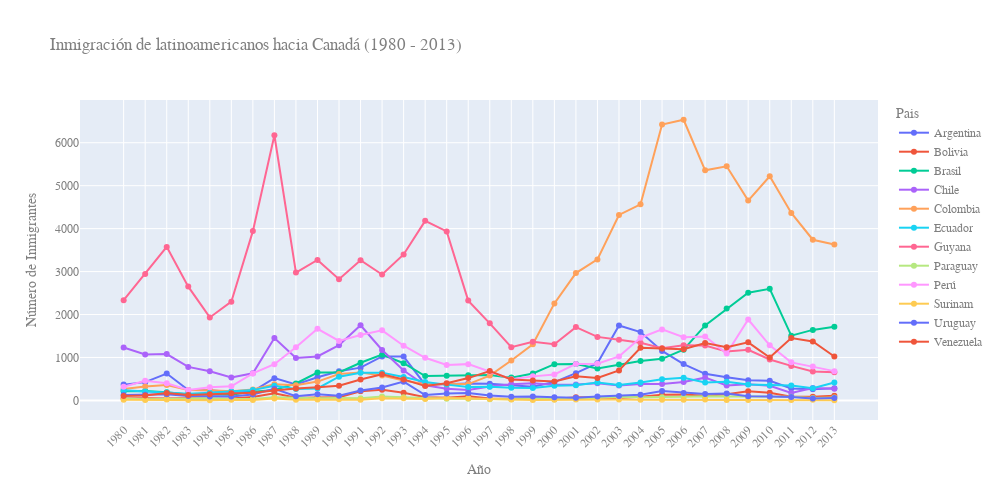

Notebook code cell kept with this figure:
### Markdown cell above
# Exportando en HTML

### Code cell
fig = px.line(
    sudamerica,
    x=sudamerica.index,
    y=sudamerica.columns,
    title="Inmigración de latinoamericanos hacia Canadá (1980 - 2013)",
    color="Pais",
    markers=True,
)

fig.update_layout(
    width=1000,
    height=500,
    xaxis={"tickangle": -45},
    xaxis_title="Año",
    yaxis_title="Número de Inmigrantes",
    font_family="Arial",
    font_size=12,
    font_color="gray",
)

fig.write_html('exported_data/inmigracion_latam_can.html')

fig.show()

### Figure 1 — Plotly figure (JSON) as saved in the notebook; plotly's stock layout.template omitted (floating-point values rounded to 4 significant figures)
{"data": [{"hovertemplate": "Pais=Argentina<br>index=%{x}<br>value=%{y}<extra></extra>", "legendgroup": "Argentina", "line": {"color": "#636efa", "dash": "solid"}, "marker": {"symbol": "circle"}, "mode": "lines+markers", "name": "Argentina", "orientation": "v", "showlegend": true, "type": "scatter", "x": ["1980", "1981", "1982", "1983", "1984", "1985", "1986", "1987", "1988", "1989", "1990", "1991", "1992", "1993", "1994", "1995", "1996", "1997", "1998", "1999", "2000", "2001", "2002", "2003", "2004", "2005", "2006", "2007", "2008", "2009", "2010", "2011", "2012", "2013"], "xaxis": "x", "y": [368, 426, 626, 241, 237, 196, 213, 519, 374, 538, 678, 763, 1023, 1022, 366, 380, 396, 391, 349, 318, 427, 635, 865, 1745, 1591, 1153, 847, 620, 540, 467, 459, 278, 263, 282], "yaxis": "y"}, {"hovertemplate": "Pais=Bolivia<br>index=%{x}<br>value=%{y}<extra></extra>", "legendgroup": "Bolivia", "line": {"color": "#EF553B", "dash": "solid"}, "marker": {"symbol": "circle"}, "mode": "lines+markers", "name": "Bolivia", "orientation": "v", "showlegend": true, "type": "scatter", "x": ["1980", "1981", "1982", "1983", "1984", "1985", "1986", "1987", "1988", "1989", "1990", "1991", "1992", "1993", "1994", "1995", "1996", "1997", "1998", "1999", "2000", "2001", "2002", "2003", "2004", "2005", "2006", "2007", "2008", "2009", "2010", "2011", "2012", "2013"], "xaxis": "x", "y": [44, 52, 42, 49, 38, 44, 79, 165, 63, 68, 71, 214, 247, 180, 75, 61, 96, 43, 33, 42, 33, 72, 57, 59, 85, 134, 139, 107, 143, 214, 180, 86, 83, 107], "yaxis": "y"}, {"hovertemplate": "Pais=Brasil<br>index=%{x}<br>value=%{y}<extra></extra>", "legendgroup": "Brasil", "line": {"color": "#00cc96", "dash": "solid"}, "marker": {"symbol": "circle"}, "mode": "lines+markers", "name": "Brasil", "orientation": "v", "showlegend": true, "type": "scatter", "x": ["1980", "1981", "1982", "1983", "1984", "1985", "1986", "1987", "1988", "1989", "1990", "1991", "1992", "1993", "1994", "1995", "1996", "1997", "1998", "1999", "2000", "2001", "2002", "2003", "2004", "2005", "2006", "2007", "2008", "2009", "2010", "2011", "2012", "2013"], "xaxis": "x", "y": [211, 220, 192, 139, 145, 130, 205, 244, 394, 650, 650, 877, 1066, 866, 566, 572, 586, 591, 531, 626, 845, 847, 745, 839, 917, 969, 1181, 1746, 2138, 2509, 2598, 1508, 1642, 1714], "yaxis": "y"}, {"hovertemplate": "Pais=Chile<br>index=%{x}<br>value=%{y}<extra></extra>", "legendgroup": "Chile", "line": {"color": "#ab63fa", "dash": "solid"}, "marker": {"symbol": "circle"}, "mode": "lines+markers", "name": "Chile", "orientation": "v", "showlegend": true, "type": "scatter", "x": ["1980", "1981", "1982", "1983", "1984", "1985", "1986", "1987", "1988", "1989", "1990", "1991", "1992", "1993", "1994", "1995", "1996", "1997", "1998", "1999", "2000", "2001", "2002", "2003", "2004", "2005", "2006", "2007", "2008", "2009", "2010", "2011", "2012", "2013"], "xaxis": "x", "y": [1233, 1069, 1078, 781, 681, 533, 633, 1454, 990, 1023, 1286, 1749, 1175, 697, 352, 273, 244, 325, 376, 397, 366, 369, 401, 347, 383, 384, 427, 530, 350, 375, 340, 174, 291, 273], "yaxis": "y"}, {"hovertemplate": "Pais=Colombia<br>index=%{x}<br>value=%{y}<extra></extra>", "legendgroup": "Colombia", "line": {"color": "#FFA15A", "dash": "solid"}, "marker": {"symbol": "circle"}, "mode": "lines+markers", "name": "Colombia", "orientation": "v", "showlegend": true, "type": "scatter", "x": ["1980", "1981", "1982", "1983", "1984", "1985", "1986", "1987", "1988", "1989", "1990", "1991", "1992", "1993", "1994", "1995", "1996", "1997", "1998", "1999", "2000", "2001", "2002", "2003", "2004", "2005", "2006", "2007", "2008", "2009", "2010", "2011", "2012", "2013"], "xaxis": "x", "y": [266, 326, 360, 244, 235, 214, 257, 376, 352, 439, 614, 652, 582, 464, 375, 371, 381, 578, 929, 1306, 2259, 2965, 3283, 4318, 4566, 6424, 6535, 5357, 5452, 4652, 5218, 4366, 3741, 3631], "yaxis": "y"}, {"hovertemplate": "Pais=Ecuador<br>index=%{x}<br>value=%{y}<extra></extra>", "legendgroup": "Ecuador", "line": {"color": "#19d3f3", "dash": "solid"}, "marker": {"symbol": "circle"}, "mode": "lines+markers", "name": "Ecuador", "orientation": "v", "showlegend": true, "type": "scatter", "x": ["1980", "1981", "1982", "1983", "1984", "1985", "1986", "1987", "1988", "1989", "1990", "1991", "1992", "1993", "1994", "1995", "1996", "1997", "1998", "1999", "2000", "2001", "2002", "2003", "2004", "2005", "2006", "2007", "2008", "2009", "2010", "2011", "2012", "2013"], "xaxis": "x", "y": [238, 207, 184, 155, 179, 208, 240, 344, 265, 278, 552, 643, 644, 547, 431, 368, 310, 317, 295, 291, 342, 353, 418, 361, 417, 491, 525, 419, 437, 373, 353, 348, 282, 418], "yaxis": "y"}, {"hovertemplate": "Pais=Guyana<br>index=%{x}<br>value=%{y}<extra></extra>", "legendgroup": "Guyana", "line": {"color": "#FF6692", "dash": "solid"}, "marker": {"symbol": "circle"}, "mode": "lines+markers", "name": "Guyana", "orientation": "v", "showlegend": true, "type": "scatter", "x": ["1980", "1981", "1982", "1983", "1984", "1985", "1986", "1987", "1988", "1989", "1990", "1991", "1992", "1993", "1994", "1995", "1996", "1997", "1998", "1999", "2000", "2001", "2002", "2003", "2004", "2005", "2006", "2007", "2008", "2009", "2010", "2011", "2012", "2013"], "xaxis": "x", "y": [2334, 2943, 3575, 2650, 1932, 2299, 3942, 6174, 2977, 3270, 2824, 3266, 2932, 3399, 4181, 3935, 2324, 1795, 1238, 1366, 1308, 1707, 1479, 1410, 1341, 1215, 1286, 1277, 1137, 1180, 953, 804, 676, 656], "yaxis": "y"}, {"hovertemplate": "Pais=Paraguay<br>index=%{x}<br>value=%{y}<extra></extra>", "legendgroup": "Paraguay", "line": {"color": "#B6E880", "dash": "solid"}, "marker": {"symbol": "circle"}, "mode": "lines+markers", "name": "Paraguay", "orientation": "v", "showlegend": true, "type": "scatter", "x": ["1980", "1981", "1982", "1983", "1984", "1985", "1986", "1987", "1988", "1989", "1990", "1991", "1992", "1993", "1994", "1995", "1996", "1997", "1998", "1999", "2000", "2001", "2002", "2003", "2004", "2005", "2006", "2007", "2008", "2009", "2010", "2011", "2012", "2013"], "xaxis": "x", "y": [45, 26, 32, 40, 48, 36, 34, 72, 53, 48, 56, 51, 94, 75, 46, 39, 38, 30, 25, 34, 29, 34, 60, 88, 74, 75, 88, 98, 95, 88, 89, 83, 55, 66], "yaxis": "y"}, {"hovertemplate": "Pais=Perú<br>index=%{x}<br>value=%{y}<extra></extra>", "legendgroup": "Perú", "line": {"color": "#FF97FF", "dash": "solid"}, "marker": {"symbol": "circle"}, "mode": "lines+markers", "name": "Perú", "orientation": "v", "showlegend": true, "type": "scatter", "x": ["1980", "1981", "1982", "1983", "1984", "1985", "1986", "1987", "1988", "1989", "1990", "1991", "1992", "1993", "1994", "1995", "1996", "1997", "1998", "1999", "2000", "2001", "2002", "2003", "2004", "2005", "2006", "2007", "2008", "2009", "2010", "2011", "2012", "2013"], "xaxis": "x", "y": [317, 456, 401, 241, 306, 328, 628, 843, 1237, 1667, 1384, 1522, 1632, 1274, 993, 827, 845, 676, 493, 560, 603, 849, 855, 1023, 1460, 1653, 1473, 1490, 1094, 1884, 1283, 886, 787, 682], "yaxis": "y"}, {"hovertemplate": "Pais=Surinam<br>index=%{x}<br>value=%{y}<extra></extra>", "legendgroup": "Surinam", "line": {"color": "#FECB52", "dash": "solid"}, "marker": {"symbol": "circle"}, "mode": "lines+markers", "name": "Surinam", "orientation": "v", "showlegend": true, "type": "scatter", "x": ["1980", "1981", "1982", "1983", "1984", "1985", "1986", "1987", "1988", "1989", "1990", "1991", "1992", "1993", "1994", "1995", "1996", "1997", "1998", "1999", "2000", "2001", "2002", "2003", "2004", "2005", "2006", "2007", "2008", "2009", "2010", "2011", "2012", "2013"], "xaxis": "x", "y": [15, 10, 21, 12, 5, 16, 7, 46, 16, 24, 26, 13, 53, 51, 32, 58, 51, 35, 22, 11, 16, 22, 22, 22, 17, 15, 16, 20, 9, 12, 13, 11, 16, 4], "yaxis": "y"}, {"hovertemplate": "Pais=Uruguay<br>index=%{x}<br>value=%{y}<extra></extra>", "legendgroup": "Uruguay", "line": {"color": "#636efa", "dash": "solid"}, "marker": {"symbol": "circle"}, "mode": "lines+markers", "name": "Uruguay", "orientation": "v", "showlegend": true, "type": "scatter", "x": ["1980", "1981", "1982", "1983", "1984", "1985", "1986", "1987", "1988", "1989", "1990", "1991", "1992", "1993", "1994", "1995", "1996", "1997", "1998", "1999", "2000", "2001", "2002", "2003", "2004", "2005", "2006", "2007", "2008", "2009", "2010", "2011", "2012", "2013"], "xaxis": "x", "y": [128, 132, 146, 105, 90, 92, 137, 269, 99, 144, 111, 229, 299, 437, 125, 164, 171, 117, 87, 93, 75, 64, 91, 103, 130, 217, 175, 147, 160, 99, 93, 81, 47, 58], "yaxis": "y"}, {"hovertemplate": "Pais=Venezuela<br>index=%{x}<br>value=%{y}<extra></extra>", "legendgroup": "Venezuela", "line": {"color": "#EF553B", "dash": "solid"}, "marker": {"symbol": "circle"}, "mode": "lines+markers", "name": "Venezuela", "orientation": "v", "showlegend": true, "type": "scatter", "x": ["1980", "1981", "1982", "1983", "1984", "1985", "1986", "1987", "1988", "1989", "1990", "1991", "1992", "1993", "1994", "1995", "1996", "1997", "1998", "1999", "2000", "2001", "2002", "2003", "2004", "2005", "2006", "2007", "2008", "2009", "2010", "2011", "2012", "2013"], "xaxis": "x", "y": [103, 117, 174, 124, 142, 165, 179, 229, 279, 304, 344, 487, 610, 490, 334, 402, 520, 686, 489, 464, 443, 560, 524, 699, 1224, 1211, 1192, 1335, 1239, 1353, 998, 1452, 1373, 1022], "yaxis": "y"}], "layout": {"font": {"color": "gray", "family": "Arial", "size": 12}, "height": 500, "legend": {"title": {"text": "Pais"}, "tracegroupgap": 0}, "title": {"text": "Inmigración de latinoamericanos hacia Canadá (1980 - 2013)"}, "width": 1000, "xaxis": {"anchor": "y", "domain": [0, 1], "tickangle": -45, "title": {"text": "Año"}}, "yaxis": {"anchor": "x", "domain": [0, 1], "title": {"text": "Número de Inmigrantes"}}}}
